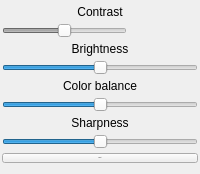
         <widget class="QWidget" name="ContrastGroupPage1_2">
          <attribute name="title">
           <string>1</string>
          </attribute>
          <layout class="QVBoxLayout" name="verticalLayout_6" stretch="0,0,0,0,0,0,0,0,0">
           <property name="spacing">
            <number>4</number>
           </property>
           <property name="sizeConstraint">
            <enum>QLayout::SetDefaultConstraint</enum>
           </property>
           <property name="leftMargin">
            <number>2</number>
           </property>
           <property name="topMargin">
            <number>5</number>
           </property>
           <property name="rightMargin">
            <number>2</number>
           </property>
           <item>
            <widget class="QLabel" name="label_for_contrast">
             <property name="text">
              <string>Contrast</string>
             </property>
             <property name="alignment">
              <set>Qt::AlignCenter</set>
             </property>
            </widget>
           </item>
           <item>
            <widget class="QSlider" name="horizontalSlider">
             <property name="enabled">
              <bool>false</bool>
             </property>
             <property name="sizePolicy">
              <sizepolicy hsizetype="Fixed" vsizetype="Fixed">
               <horstretch>0</horstretch>
               <verstretch>0</verstretch>
              </sizepolicy>
             </property>
             <property name="minimumSize">
              <size>
               <width>88</width>
               <height>0</height>
              </size>
             </property>
             <property name="maximumSize">
              <size>
               <width>125</width>
               <height>22</height>
              </size>
             </property>
             <property name="minimum">
              <number>-100</number>
             </property>
             <property name="maximum">
              <number>100</number>
             </property>
             <property name="value">
              <number>0</number>
             </property>
             <property name="orientation">
              <enum>Qt::Horizontal</enum>
             </property>
            </widget>
           </item>
           <item>
            <widget class="QLabel" name="lable_for_brightness">
             <property name="text">
              <string>Brightness</string>
             </property>
             <property name="alignment">
              <set>Qt::AlignCenter</set>
             </property>
            </widget>
           </item>
           <item>
            <widget class="QSlider" name="horizontalSlider_brightness">
             <property name="minimum">
              <number>-100</number>
             </property>
             <property name="maximum">
              <number>100</number>
             </property>
             <property name="value">
              <number>0</number>
             </property>
             <property name="orientation">
              <enum>Qt::Horizontal</enum>
             </property>
            </widget>
           </item>
           <item>
            <widget class="QLabel" name="label_for_color_balance">
             <property name="text">
              <string>Color balance</string>
             </property>
             <property name="alignment">
              <set>Qt::AlignCenter</set>
             </property>
            </widget>
           </item>
           <item>
            <widget class="QSlider" name="horizontalSlider_color_blalance">
             <property name="minimum">
              <number>-100</number>
             </property>
             <property name="maximum">
              <number>100</number>
             </property>
             <property name="value">
              <number>0</number>
             </property>
             <property name="orientation">
              <enum>Qt::Horizontal</enum>
             </property>
            </widget>
           </item>
           <item>
            <widget class="QLabel" name="label_for_sharpness">
             <property name="text">
              <string>Sharpness</string>
             </property>
             <property name="textFormat">
              <enum>Qt::AutoText</enum>
             </property>
             <property name="scaledContents">
              <bool>false</bool>
             </property>
             <property name="alignment">
              <set>Qt::AlignCenter</set>
             </property>
            </widget>
           </item>
           <item>
            <widget class="QSlider" name="horizontalSlider_for_sharpness">
             <property name="minimum">
              <number>-100</number>
             </property>
             <property name="maximum">
              <number>100</number>
             </property>
             <property name="orientation">
              <enum>Qt::Horizontal</enum>
             </property>
            </widget>
           </item>
           <item>
            <widget class="QPushButton" name="pushButton_Reset_enhance">
             <property name="sizePolicy">
              <sizepolicy hsizetype="Fixed" vsizetype="Fixed">
               <horstretch>0</horstretch>
               <verstretch>0</verstretch>
              </sizepolicy>
             </property>
             <property name="minimumSize">
              <size>
               <width>52</width>
               <height>0</height>
              </size>
             </property>
             <property name="maximumSize">
              <size>
               <width>9999</width>
               <height>9999</height>
              </size>
             </property>
             <property name="font">
              <font>
               <pointsize>-1</pointsize>
               <stylestrategy>PreferDefault</stylestrategy>
              </font>
             </property>
             <property name="focusPolicy">
              <enum>Qt::StrongFocus</enum>
             </property>
             <property name="statusTip">
              <string>Reset enhancer on the picture</string>
             </property>
             <property name="text">
              <string>Reset</string>
             </property>
            </widget>
           </item>
          </layout>
         </widget>
